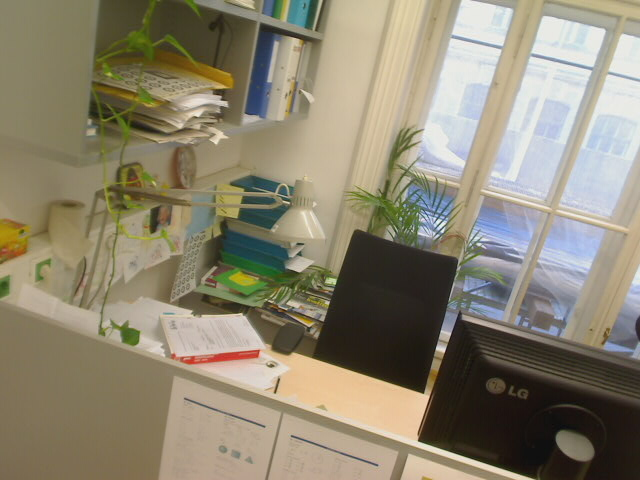
#> input picture exercise2/desk/Image-00.jpg, 640 x 480 px
$ python main_harris_image.py
#> lines starting #> are read from the running program, lines starting #| are printed output that depends on the picture
### exercise2/harris_corner.py
#!/usr/bin/env python3
# -*- coding: utf-8 -*-

""" Corner detection with the Harris corner detector

Author: Severin Jäger
MatrNr: 01613004
"""
import numpy as np
import cv2


def harris_corner(img, sigma1, sigma2, k, threshold):
    """ Detect corners using the Harris corner detector

    :param img: Grayscale input image
    :type img: np.ndarray with shape (height, width) with dtype = np.float32 and values in the range [0., 1.]

    :param sigma1: Sigma for the first Gaussian filtering
    :type sigma1: float

    :param sigma2: Sigma for the second Gaussian filtering
    :type sigma2: float

    :param k: Coefficient for harris formula
    :type k: float

    :param threshold: corner threshold
    :type threshold: float

    :return: (i_xx, i_yy, i_xy, g_xx, g_yy, g_xy, h_dense, h_nonmax, corners):
        i_xx: squared input image filtered with derivative of gaussian in x-direction
        i_yy: squared input image filtered with derivative of gaussian in y-direction
        i_xy: Multiplication of input image filtered with derivative of gaussian in x- and y-direction
        g_xx: i_xx filtered by larger gaussian
        g_yy: i_yy filtered by larger gaussian
        g_xy: i_xy filtered by larger gaussian
        h_dense: Result of harris calculation for every pixel. Array of same size as input image.
            Values normalized to 0-1
        h_nonmax: Binary mask of non-maxima suppression. Array of same size as input image.
            1 where values are NOT suppressed, 0 where they are.
        corners: n x 3 array containing all detected corners after thresholding and non-maxima suppression.
            Every row vector represents a corner with the elements [y, x, d]
            (d is the result of the harris calculation)
    :rtype: (np.ndarray, np.ndarray, np.ndarray, np.ndarray, np.ndarray, np.ndarray, np.ndarray, np.ndarray, np.ndarray)

    """

    ######################################################
    # Creating DoG
    kernel_width1 = 2 * round(3 * sigma1) + 1
    kernel1 = cv2.getGaussianKernel(kernel_width1, sigma1)
    gauss1 = np.outer(kernel1, kernel1.transpose())
    dog_x = np.gradient(gauss1, axis=1)
    dog_y = np.gradient(gauss1, axis=0)

    # Applying DoG
    i_x = cv2.filter2D(img, -1, dog_x, borderType=cv2.BORDER_REPLICATE)
    i_y = cv2.filter2D(img, -1, dog_y, borderType=cv2.BORDER_REPLICATE)
    i_xx = np.square(i_x)
    i_yy = np.square(i_y)
    i_xy = np.multiply(i_x, i_y)

    # Gaussian blurring
    kernel_width2 = 2 * round(3 * sigma2) + 1
    kernel2 = cv2.getGaussianKernel(kernel_width2, sigma2)
    gauss2 = np.outer(kernel2, kernel2.transpose())
    g_xx = cv2.filter2D(i_xx, -1, gauss2, borderType=cv2.BORDER_REPLICATE)
    g_yy = cv2.filter2D(i_yy, -1, gauss2, borderType=cv2.BORDER_REPLICATE)
    g_xy = cv2.filter2D(i_xy, -1, gauss2, borderType=cv2.BORDER_REPLICATE)

    # Calculating Harris features
    # R is defined as R = det(M) - k * trace(M)^2
    # For a 2x2 matrix M = [[a,b],[c,d]] the following relations hold:
    #   det(M) = a*d-b=c
    #   trace(M) = a+d
    # These simplifications yield the following line:
    r = np.multiply(g_xx, g_yy) - np.square(g_xy) - k * np.square(g_xx + g_yy)

    # Normalisation and thresholding
    r = r / np.max(r)
    r = np.where(r >= threshold, r, 0)

    # Non-maximum suppression
    r_non_max = non_max(r)

    # Collect corner points
    corners = np.argwhere(r_non_max == 1)
    # non_max returns binary values -> corners holds all coordinates of interest points
    corners_final = np.zeros((corners.shape[0], 3))
    corners_final[:, [0, 1]] = corners
    # additional column for corner strength (from non-binary matrix r)
    corners_final[:, 2] = r[corners_final[:, 0].astype(int), corners_final[:, 1].astype(int)]

    print("Found {:d} corners".format(corners_final.shape[0]))
    return i_xx, i_yy, i_xy, g_xx, g_yy, g_xy, r, r_non_max, corners_final
    ######################################################


def non_max(corners: np.array) -> np.array:
    """ Apply Non-Maxima Suppression and return an corner image.

    Filter out all the values of the corners array which are not local maxima.

    :param corners: Harris corner strength of the image in range [0.,1.]
    :type corners: np.array with shape (height, width) with dtype = np.float32 and values in the range [0., 1.]

    :return: Non-Maxima suppressed corners
    :rtype: np.array with shape (height, width) with dtype = np.float32 and values in the range [0., 1.]
    """
    ######################################################
    corners_e = np.roll(corners, axis=0, shift=-1)              # corners(x+1,y)
    corners_ne = np.roll(corners, axis=(0, 1), shift=(-1, -1))  # corners(x+1,y+1)
    corners_n = np.roll(corners, axis=1, shift=-1)              # corners(x,y+1)
    corners_nw = np.roll(corners, axis=(0, 1), shift=(1, -1))   # corners(x-1,y+1)
    corners_w = np.roll(corners, axis=0, shift=1)               # corners(x-1,y)
    corners_sw = np.roll(corners, axis=(0, 1), shift=(1, 1))    # corners(x-1,y-1)
    corners_s = np.roll(corners, axis=1, shift=1)               # corners(x,y-1)
    corners_se = np.roll(corners, axis=(0, 1), shift=(-1, 1))   # corners(x+1,y-1)

    # 1 if greater than all neighbours, 0 otherwise
    # >= treat the case of two neighbouring pixels with the same strength (otherwise none of them is detected as corner)
    corners_non_max = np.where(np.logical_and(corners >= corners_e, np.logical_and(corners >= corners_ne,
                            np.logical_and(corners >= corners_n, np.logical_and(corners >= corners_nw,
                            np.logical_and(corners > corners_w, np.logical_and(corners > corners_sw,
                            np.logical_and(corners > corners_s, corners > corners_se))))))), 1, 0)
    ######################################################
    return corners_non_max

### exercise2/helper_functions.py
#!/usr/bin/env python3
# -*- coding: utf-8 -*-

"""
Machine Vision and Cognitive Robotics (376.054)
Exercise 2: Harris Corners
Clara Haider, Matthias Hirschmanner 2020
Automation & Control Institute, TU Wien

Tutors: machinevision@acin.tuwien.ac.at
"""
import numpy as np
import matplotlib.pyplot as plt
import cv2


def show_corners(img: np.ndarray,
                 i_xx: np.ndarray,
                 i_yy: np.ndarray,
                 i_xy: np.ndarray,
                 g_xx: np.ndarray,
                 g_yy: np.ndarray,
                 g_xy: np.ndarray,
                 h_dense: np.ndarray,
                 h_nonmax: np.ndarray,
                 corners: np.ndarray,
                 debug_corners: bool = False,
                 save_image: bool = False) -> None:
    """ Plot the corners in an image and optionally the intermediate steps

    :param img: Grayscale input image
    :param i_xx: squared input image filtered with derivative of gaussian in x-direction
    :param i_yy: squared input image filtered with derivative of gaussian in y-direction
    :param i_xy: Multiplication of input image filtered with derivative of gaussian in x- and y-direction
    :param g_xx: i_xx filtered by larger gaussian
    :param g_yy: i_yy filtered by larger gaussian
    :param g_xy: i_xy filtered by larger gaussian
    :param h_dense: Result of harris calculation for every pixel. Array of same size as input image.
            Values normalized to 0-1
    :param h_nonmax: Binary mask of non-maxima suppression. Array of same size as input image.
            1 where values are NOT suppressed, 0 where they are.
    :param corners: n x 3 matrix containing all detected corners after thresholding and non-maxima suppression.
            Every row vector represents a corner with the elements [y, x, d]
            (d is the result of the harris calculation)
    :param debug_corners: If True will also plot all intermediate images
    :param save_image: If True will save the figure
    :return: None
    """

    if not debug_corners:
        plt.imshow(img, cmap='gray')

        # plot red X at Corners
        plt.scatter(x=corners[:, 1], y=corners[:, 0], c='red', marker='x', lw=0.3)
        if save_image:
            plt.savefig('corners.png', dpi=300)
        plt.show()

    else:
        i_xx = i_xx / np.amax(i_xx)
        i_yy = i_yy / np.amax(i_yy)
        i_xy = i_xy / np.amax(i_xy)
        g_xx = g_xx / np.amax(g_xx)
        g_yy = g_yy / np.amax(g_yy)
        g_xy = g_xy / np.amax(g_xy)
        h_nonmax = h_nonmax / np.amax(h_nonmax)
        h_dense = h_dense / np.amax(h_dense)

        fig, ax = plt.subplots(3, 3, figsize=(20, 10))
        plt.subplot(3, 3, 1)
        plt.title("I")
        plt.imshow(img, cmap='gray')
        plt.scatter(x=corners[:, 1], y=corners[:, 0], c='red', marker='x', s=10, lw=0.3)

        plt.subplot(3, 3, 2)
        plt.title("Ixx")
        plt.imshow(i_xx, cmap='gray')

        plt.subplot(3, 3, 3)
        plt.title("Iyy")
        plt.imshow(i_yy, cmap='gray')

        plt.subplot(3, 3, 4)
        plt.title("Ixy")
        plt.imshow(i_xy, cmap='gray', vmin=0, vmax=1)

        plt.subplot(3, 3, 5)
        plt.title("Gxx")
        plt.imshow(g_xx, cmap='gray')

        plt.subplot(3, 3, 6)
        plt.title("Gyy")
        plt.imshow(g_yy, cmap='gray')

        plt.subplot(3, 3, 7)
        plt.title("Gxy")
        plt.imshow(g_xy, cmap='gray', vmin=0, vmax=1)

        plt.subplot(3, 3, 8)
        plt.title("Hdense")
        plt.imshow(h_dense, cmap='gray')

        plt.subplot(3, 3, 9)
        plt.title("Hnonmax")
        plt.imshow(h_nonmax, cmap='gray')
        if save_image:
            plt.savefig('debug_image.png', dpi=300)
        plt.show()


# [108 lines left out: functions show_matches, circle_mask, rotate_bound, not called in this run]

### exercise2/main_harris_image.py
#!/usr/bin/env python3
# -*- coding: utf-8 -*-

"""
Machine Vision and Cognitive Robotics (376.054)
Exercise 2a: Harris Corners
Clara Haider, Matthias Hirschmanner 2020
Automation & Control Institute, TU Wien

Tutors: machinevision@acin.tuwien.ac.at
"""
from pathlib import Path

import cv2
import numpy as np

from harris_corner import harris_corner
from helper_functions import show_corners

if __name__ == '__main__':
    debug_corners = False  # <<< change to reduce output when you're done
    save_image = True
    img_file = 'desk/Image-00.jpg'

    # parameters <<< try different settings!
    sigma1 = 0.8
    sigma2 = 1.5
    k = 0.04
    threshold = 0.01

    np.set_printoptions(precision=2, suppress=True)

    # Read image
    current_path = Path(__file__).parent
    img_gray = cv2.imread(str(current_path.joinpath(img_file)), cv2.IMREAD_GRAYSCALE)
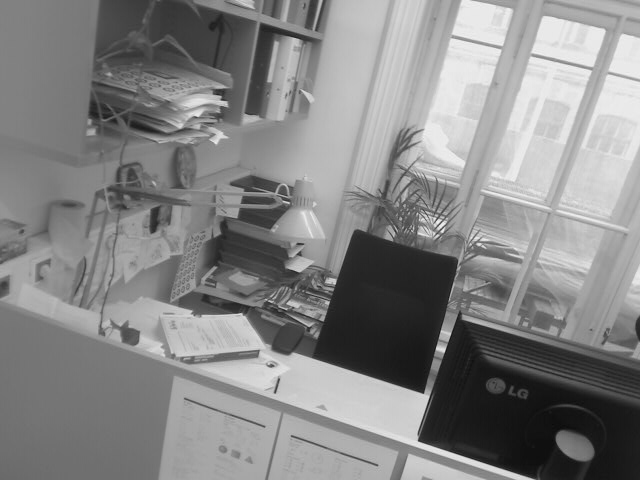
#> img_gray: shape (480, 640); min 9, max 248, mean 133.4
    if img_gray is None:
        raise FileNotFoundError("Couldn't load image in " + str(current_path))

    #cv2.imwrite('gray.png', img_gray)

    # Convert image from uint8 with range [0,255] to float32 with range [0,1]
    img_gray = img_gray.astype(np.float32) / 255.

    # Harris corner detector
    i_xx, i_yy, i_xy, g_xx, g_yy, g_xy, h_dense, h_nonmax, corners \
        = harris_corner(img_gray,
                        sigma1=sigma1,
                        sigma2=sigma2,
                        k=k,
                        threshold=threshold)
#> in harris_corner, `i_x = cv2.filter2D(img, -1, dog_x, borderType=cv2.BORDER_REPLICATE)`:
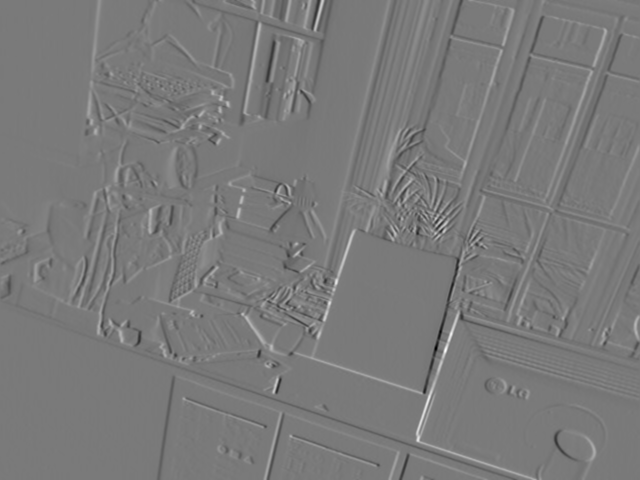
#> i_x: shape (480, 640) float32; min -0.304, max 0.33, mean -0.000218; drawn with min black and max white
#> in harris_corner, `i_y = cv2.filter2D(img, -1, dog_y, borderType=cv2.BORDER_REPLICATE)`:
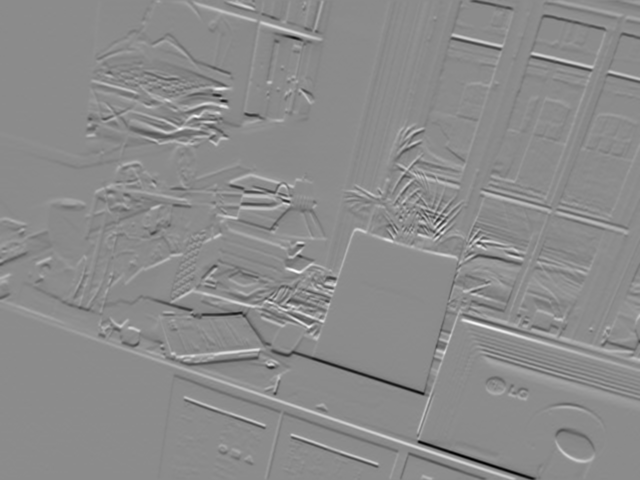
#> i_y: shape (480, 640) float32; min -0.312, max 0.258, mean 0.000109; drawn with min black and max white
#> in harris_corner, `i_xy = np.multiply(i_x, i_y)`:
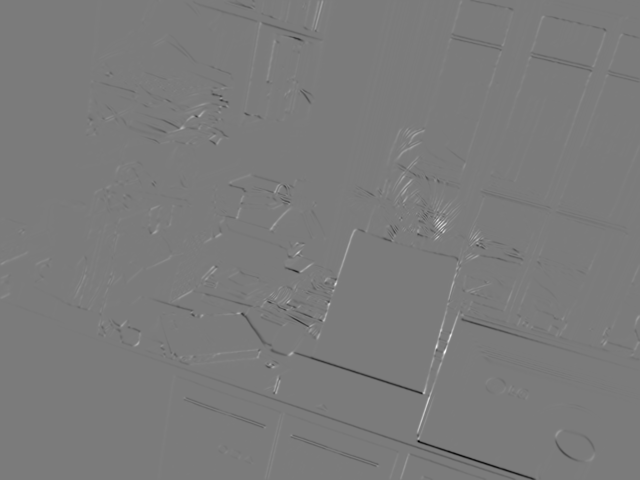
#> i_xy: shape (480, 640) float32; min -0.0452, max 0.0478, mean -7.33e-05; drawn with min black and max white
#> in harris_corner, `r = np.multiply(g_xx, g_yy) - np.square(g_xy) - k * np.square(g_xx + g..`:
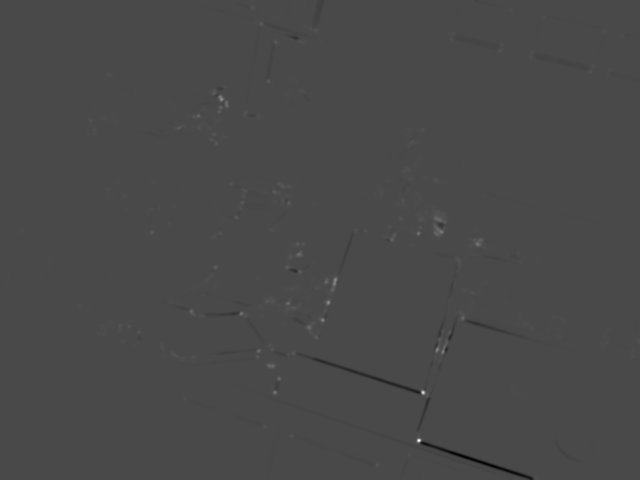
#> r: shape (480, 640) float32; min -0.000113, max 0.000278, mean -9.59e-08; drawn with min black and max white
#> in non_max, `corners_non_max = np.where(np.logical_and(corners >= corners_e, np.log..`:
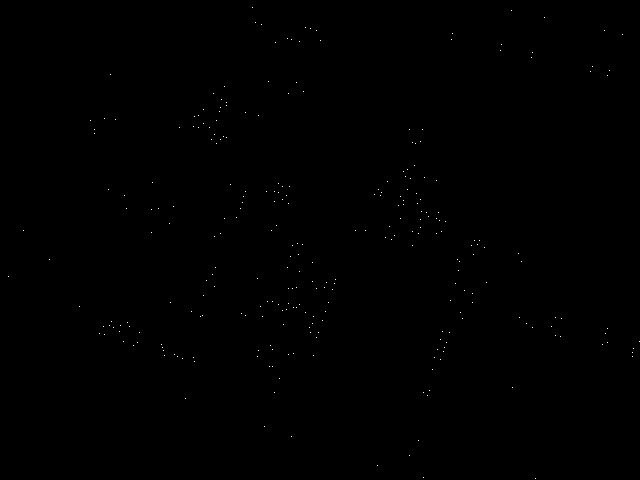
#> corners_non_max: shape (480, 640) int64; values 0 (black) and 1 (white), 0.09% white in thin lines or dots
#> in harris_corner, `corners = np.argwhere(r_non_max == 1)`: corners = 282 pairs, first value 7 to 478, second value 8 to 639
#| Found 282 corners
#> corners = 282 rows, first 8: [7, 252, 0.0487], [10, 511, 0.0205], [17, 544, 0.0186], [22, 255, 0.0117], [24, 261, 0.0821], [27, 305, 0.0142], [28, 310, 0.0257], [30, 316, 0.0586]

    # Show detected corners
    show_corners(img_gray,
                 i_xx,
                 i_yy,
                 i_xy,
                 g_xx,
                 g_yy,
                 g_xy,
                 h_dense,
                 h_nonmax,
                 corners,
                 debug_corners=debug_corners,
                 save_image=save_image)
#> in show_corners, `plt.savefig('corners.png', dpi=300)`:
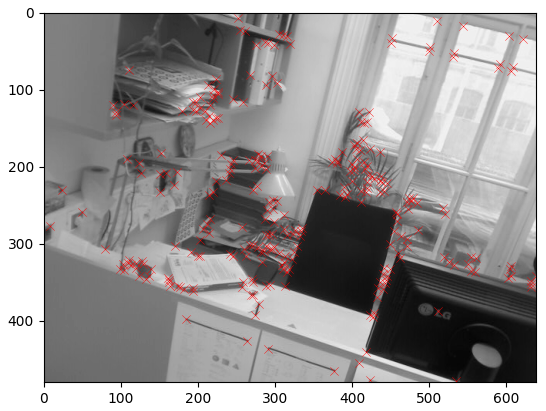
#> figure drawn by matplotlib, 1 panel

$ run again, with exercise2/desk/Image-01.jpg copied over exercise2/desk/Image-00.jpg
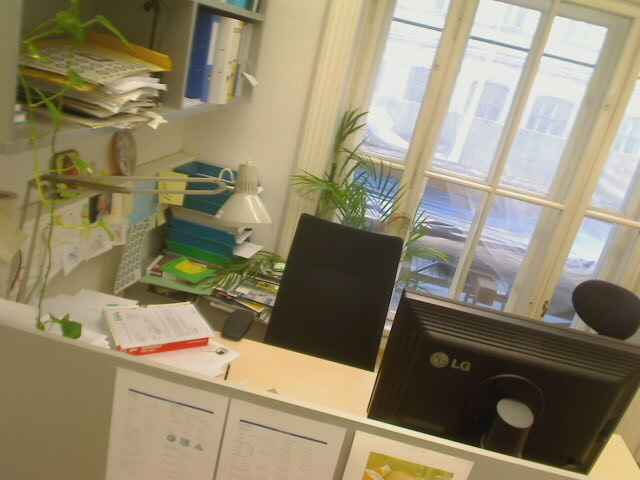
#> input picture exercise2/desk/Image-01.jpg, 640 x 480 px
#> in non_max, `corners_non_max = np.where(np.logical_and(corners >= corners_e, np.log..`:
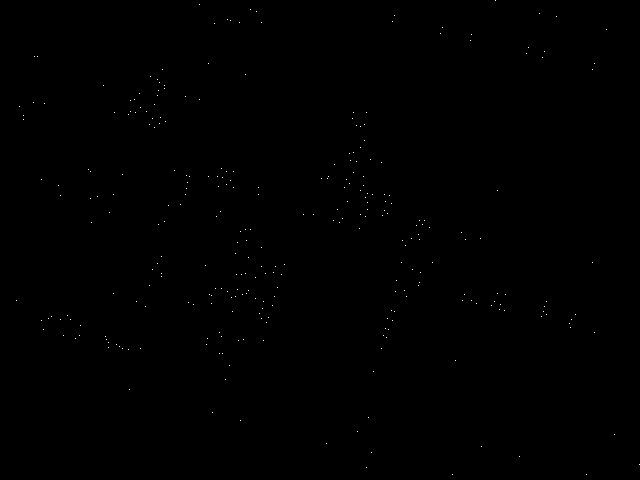
#> corners_non_max: shape (480, 640) int64; values 0 (black) and 1 (white), 0.1% white in thin lines or dots
#> in harris_corner, `corners = np.argwhere(r_non_max == 1)`: corners = 298 pairs, first value 0 to 474, second value 16 to 639
#| Found 298 corners
#> `i_xx, i_yy, i_xy, g_xx, g_yy, g_xy, h_dense, h_nonmax, corners \ = har..`: corners = 298 rows, first 8: [0, 495, 0.0307], [4, 199, 0.0615], [9, 250, 0.0226], [11, 256, 0.0257], [13, 539, 0.0306], [15, 394, 0.0318], [16, 556, 0.0233], [19, 227, 0.0109]
#> in show_corners, `plt.savefig('corners.png', dpi=300)`:
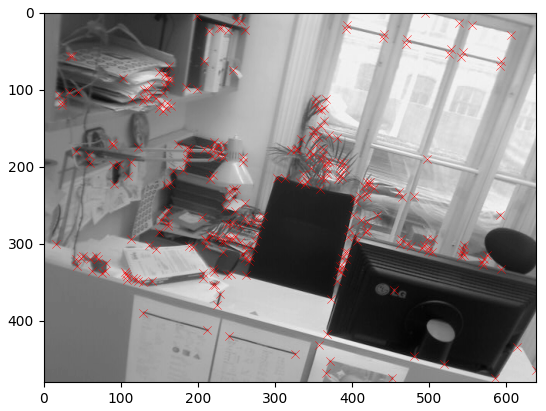
#> figure drawn by matplotlib, 1 panel

$ run again, with exercise2/desk/Image-02.jpg copied over exercise2/desk/Image-00.jpg
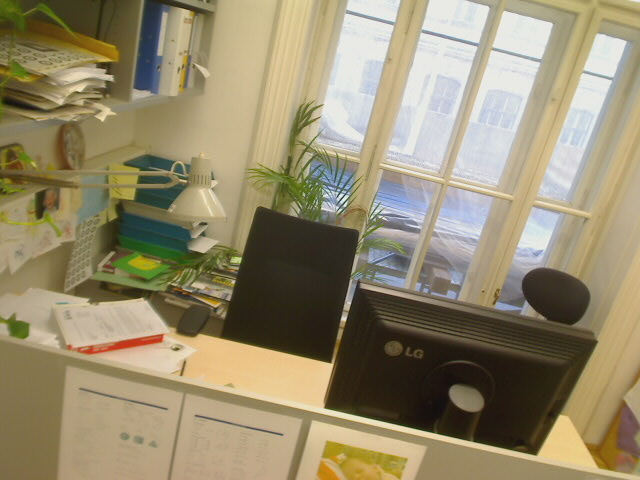
#> input picture exercise2/desk/Image-02.jpg, 640 x 480 px
#> in non_max, `corners_non_max = np.where(np.logical_and(corners >= corners_e, np.log..`:
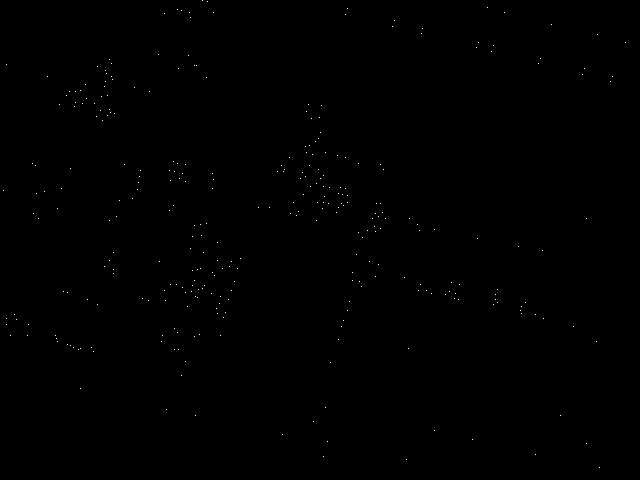
#> corners_non_max: shape (480, 640) int64; values 0 (black) and 1 (white), 0.1% white in thin lines or dots
#> in harris_corner, `corners = np.argwhere(r_non_max == 1)`: corners = 318 pairs, first value 0 to 467, second value 3 to 625
#| Found 318 corners
#> `i_xx, i_yy, i_xy, g_xx, g_yy, g_xy, h_dense, h_nonmax, corners \ = har..`: corners = 318 rows, first 8: [0, 202, 0.0303], [1, 207, 0.0549], [7, 487, 0.0499], [8, 347, 0.0456], [9, 177, 0.0134], [10, 181, 0.0165], [12, 189, 0.0472], [12, 213, 0.0127]
#> in show_corners, `plt.savefig('corners.png', dpi=300)`:
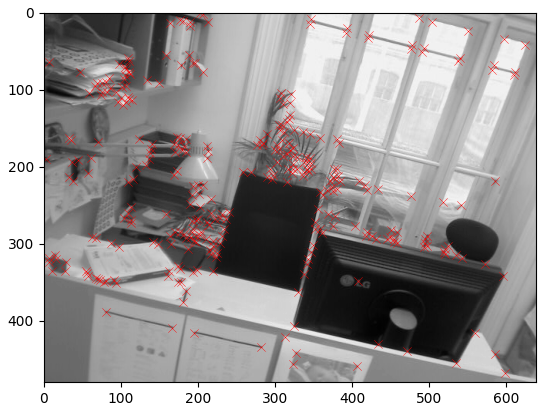
#> figure drawn by matplotlib, 1 panel

$ run again, with exercise2/desk/Image-03.jpg copied over exercise2/desk/Image-00.jpg
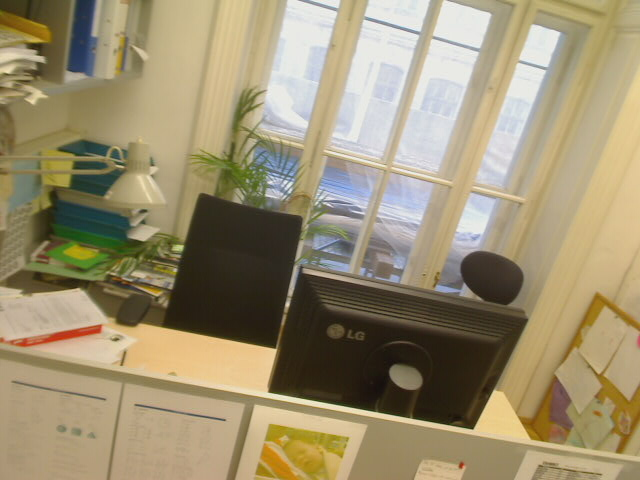
#> input picture exercise2/desk/Image-03.jpg, 640 x 480 px
#> corners_non_max: shape (480, 640) int64; values 0 (black) and 1 (white), 0.08% white in thin lines or dots
#> in harris_corner, `corners = np.argwhere(r_non_max == 1)`: corners = 232 pairs, first value 0 to 474, second value 2 to 629
#| Found 232 corners
#> `i_xx, i_yy, i_xy, g_xx, g_yy, g_xy, h_dense, h_nonmax, corners \ = har..`: corners = 232 rows, first 8: [0, 298, 0.0184], [0, 308, 0.0114], [0, 445, 0.0303], [6, 337, 0.0386], [12, 336, 0.0348], [15, 365, 0.043], [15, 490, 0.0444], [20, 364, 0.0517]
#> in show_corners, `plt.savefig('corners.png', dpi=300)`:
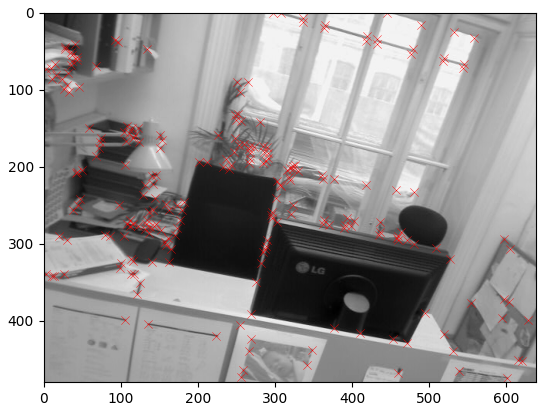
#> figure drawn by matplotlib, 1 panel
